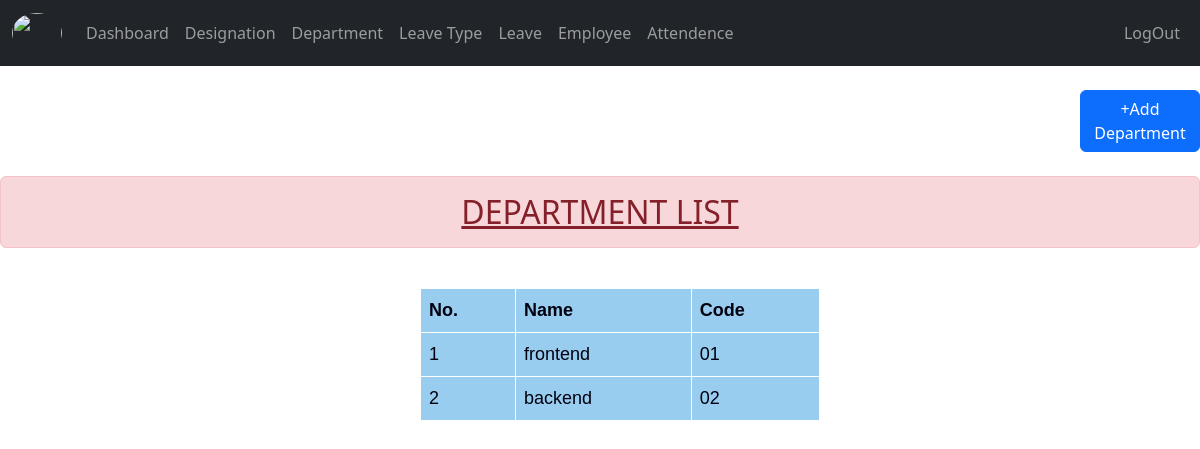
Screenshot of /userdepartment_list/ (signed in) with the database file from the repository.
### employee/models.py (models this page shows, shortened)
class department(models.Model):
    department_name = models.CharField(max_length=100)
    code = models.CharField(max_length=100)

### employee/views.py (the view)
# urls.py: path('userdepartment_list/',views.userdepartment_list,name='userdepartment_list'),
@login_required(login_url='/')
def userdepartment_list(request):
    data = department.objects.all()
    return render(request,"department folder/department_list.html",{'data':data})

### templates/department folder/department_list.html (shortened to what this page needs)
{%extends 'base.html'%}
{%block content%}
<head>
</head>
<body class="list">
<a href="{%url 'employee:userdepartment'%}" class="btn btn-primary" style="margin:0% 0% 0% 90%;">+Add Department</a></br></br>
    <center>
        <h2 class="alert alert-danger"><u>DEPARTMENT LIST</u></h2>
    </center><br>
    <div class="col-sm-4" style="margin-left:35%;">
  <table>
    <tr>
      <th>No.</th>
      <th>Name</th>
      <th>Code</th>
    </tr>
    {%for j in data%}
    <tr>
      <td>{{forloop.counter}}</td>
      <td>{{j.department_name}}</td>
      <td>{{j.code}}</td>
    </tr>
    {% endfor %}
  </table></div>
  <br />
</body>
{%endblock%}

### templates/department folder/department_list.html (style rules this page uses)
table { font-family: arial, sans-serif; border-collapse: collapse; width: 100%; }
td, th { text-align: left; padding: 8px; color: rgb(1, 1, 14); font-size: large; }
.list { background-image: url('/static/image/dark2.webp'); background-repeat: no-repeat; background-attachment: fixed; background-size: cover; }
table, th, td { border: 1px solid white; border-collapse: collapse; }
th, td { background-color: #99cdf0; }

### rows the page displays
department: department_name "frontend", code "01"
department: department_name "backend", code "02"
